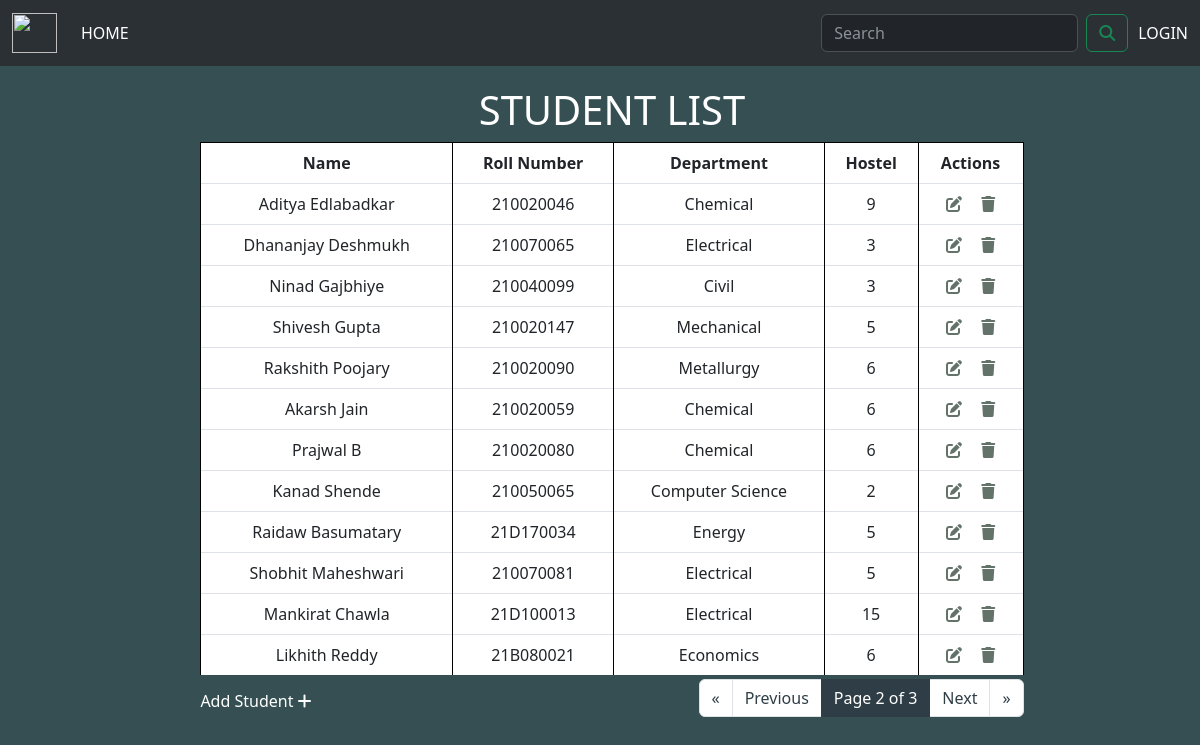
Screenshot of /?page=2 with the database file from the repository.
### base/models.py (models this page shows, shortened)
class Student(models.Model):
    name = models.CharField(max_length=100, blank=False, null=False)
    roll = models.CharField(max_length=9, blank=False, null=False)
    department = models.CharField(max_length=100, blank=False, null=False)
    hostel = models.CharField(max_length=20, blank=False, null=False)

### base/views.py (the view)
# urls.py: path('', views.home, name='home'),
def home(request):
    q=request.GET.get('q') if request.GET.get('q')!=None else ''
    students=Student.objects.filter(
        Q(name__icontains=q) | Q(hostel__icontains=q) | Q(department__icontains=q) | Q(roll__icontains=q)
    )
    p=Paginator(students, 12)
    page=request.GET.get('page')
    student_list=p.get_page(page)
    context={'students': students, 'student_list':student_list}
    return render(request, 'base/home.html', context)

### base/templates/base/home.html (shortened to what this page needs)
{% extends 'main.html'%} {%block content%}
  <link rel="stylesheet" href="https://unpkg.com/aos@next/dist/aos.css" />
<body>
  <div class="home-container">
    <h1 class="title" data-aos="zoom-in">STUDENT LIST</h1>
    <div class="tablewrapper">
      <table class="table table-hover table-bordered">
        <thead>
          <tr class=>
            <th>Name</th>
            <th>Roll Number</th>
            <th>Department</th>
            <th>Hostel</th>
            <th>Actions</th>
          </tr>
        </thead>
        <tbody>
          {% for student in student_list %}
            <tr>
              <td>{{ student.name }}</td>
              <td>{{ student.roll }}</td>
              <td>{{ student.department }}</td>
              <td>{{ student.hostel }}</td>
              <td>
                <div class="action">
                  <a href="{%url 'edit' student.id %}" class="editor"><i class="fa-solid fa-pen-to-square" style="color:#63736A ;"></i></a>
                  <a href="{%url 'delete' student.id%}"><i class="fa-solid fa-trash" style="color: #63736A;"></i></a>
                </div>
              </td>
            </tr>
          {% endfor %}
        </tbody>
      </table>
      <div class="adder">
        <a href="{%url 'add' %}">Add Student <i class="fa-solid fa-plus" style="color: #ffffff;"></i></a>
      </div>
      <br /><br />
      <div class="pagebut">
        <nav aria-label="Page navigation example">
        <ul class="pagination">
          {% if student_list.has_previous %}
          <li class="page-item"><a class="page-link" href="?page=1">&laquo</a></li>
          <li class="page-item"><a class="page-link" href="?page={{student_list.previous_page_number}}">Previous</a></li>
          {% endif%}<li class="page-item active" ><a href="#" class="page-link"> Page {{student_list.number}} of
          {{student_list.paginator.num_pages}}</a></li> {% if student_list.has_next %}
          <li class="page-item"><a class="page-link" href="?page={{student_list.next_page_number}}">Next</a></li>
          <li class="page-item"><a class="page-link" href="?page={{student_list.paginator.num_pages}}">&raquo</a></li>
          {% endif%}
        </ul>
        </nav>
      </div>
    </div>
  </div>
</body>
{% endblock %}

### base/templates/base/home.html (style rules this page uses)
* { box-sizing: border-box; margin: 0; }
.title { display: flex; justify-content: center; align-items: center; margin-top: 20px; color: white; margin-left: 2%; }
.table { width: 70%; margin: 0 auto; text-align: center; border-right: black; border-left: black; }
.table thead { background-color: #63736A; background-color: #2F3E46; color: white; border-top: black; }
.table tbody tr:nth-child(even) { background-color: #A4C3B2; background-color: #84A98C; }
.table tbody tr:nth-child(odd) { background-color: #CCE3DE; background-color: #CAD2C5; }
.table tbody tr:nth-last-child(1) { border-bottom: black; }
.page-link { color: #2F3E46; }
.page-item.active .page-link { background-color: #2F3E46; border-color: #2F3E46; color: white; }
body { background-color: #F6FFF8; background-color: #EAF4F4; background-color: #D1EFB5; background-color: #D3FAD6; background-color: #D2F2BE; background-color: #CAD2C5; background-color: #354F52; background-color: white; background-color: #354F52; height: 100vh; width: 100vw; }
.editor { padding-right: 15px; }
.action a { transition: all 0.5s ease-in-out; }
.tablewrapper { position: relative; margin-left: 2%; }
@media screen and (min-width: 768px) { .pagebut { position: absolute; bottom: -10px; right: 15%; } }
@media screen and (min-width: 768px) { .adder { position: absolute; bottom: 10px; left: 15%; } }
.adder a { text-decoration: none; color: white; }

### rows the page displays
Student: name "Aditya Edlabadkar", roll "210020046", department "Chemical", hostel "9"
Student: name "Dhananjay Deshmukh", roll "210070065", department "Electrical", hostel "3"
Student: name "Ninad Gajbhiye", roll "210040099", department "Civil", hostel "3"
Student: name "Shivesh Gupta", roll "210020147", department "Mechanical", hostel "5"
Student: name "Rakshith Poojary", roll "210020090", department "Metallurgy", hostel "6"
Student: name "Akarsh Jain", roll "210020059", department "Chemical", hostel "6"
Student: name "Prajwal B", roll "210020080", department "Chemical", hostel "6"
Student: name "Kanad Shende", roll "210050065", department "Computer Science", hostel "2"
Student: name "Raidaw Basumatary", roll "21D170034", department "Energy", hostel "5"
Student: name "Shobhit Maheshwari", roll "210070081", department "Electrical", hostel "5"
Student: name "Mankirat Chawla", roll "21D100013", department "Electrical", hostel "15"
Student: name "Likhith Reddy", roll "21B080021", department "Economics", hostel "6"

### other values shown
{{ student_list.number }} "2"
{{ student_list.paginator.num_pages }} "3"
